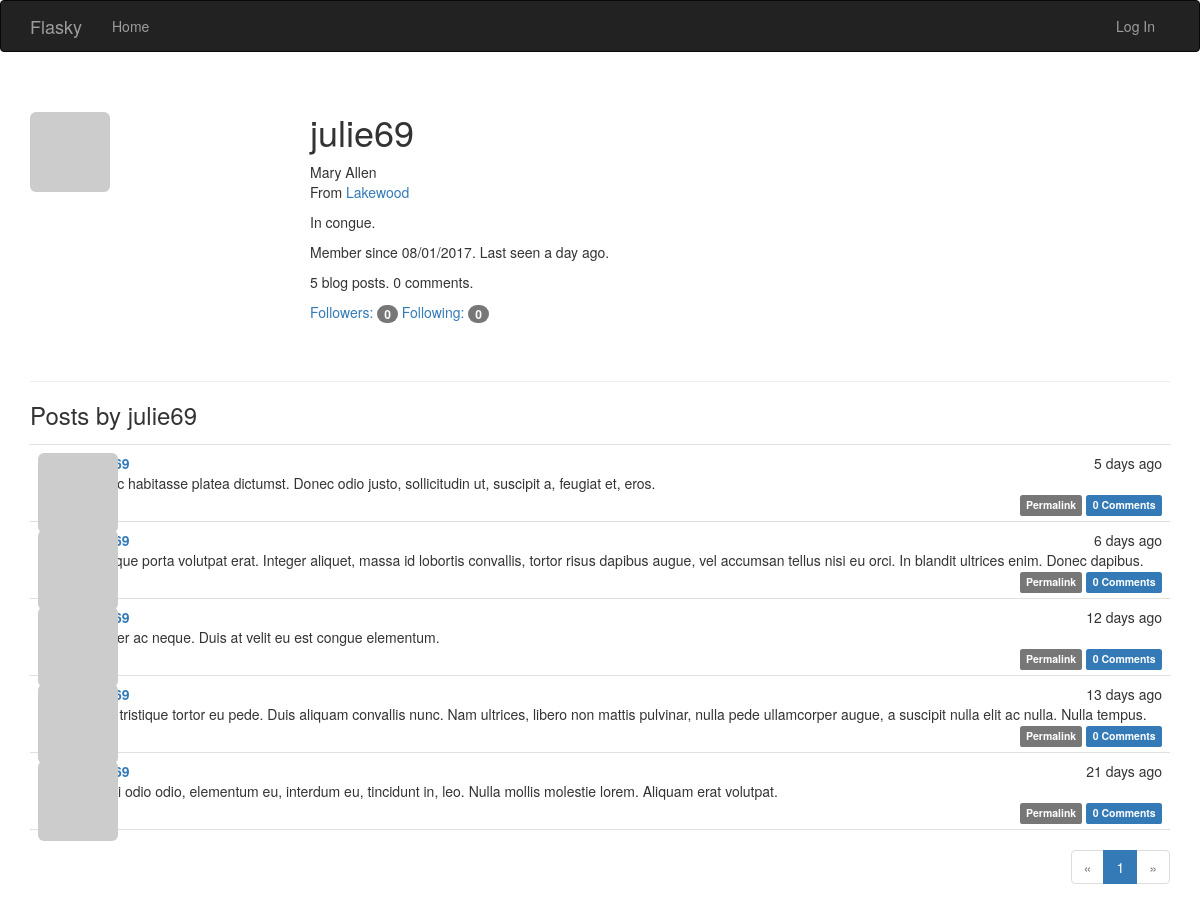
Screenshot of /user/julie69 with the database file from the repository.
### app/models.py (models this page shows, shortened)
class User(UserMixin, db.Model):
    __tablename__ = 'users'
    id = db.Column(db.Integer, primary_key=True)
    email = db.Column(db.String(64), unique=True, index=True)
    username = db.Column(db.String(64), unique=True, index=True)
    role_id = db.Column(db.Integer, db.ForeignKey('roles.id'))
    password_hash = db.Column(db.String(128))
    confirmed = db.Column(db.Boolean, default=False)
    name = db.Column(db.String(64))
    location = db.Column(db.String(64))
    about_me = db.Column(db.Text())
    member_since = db.Column(db.DateTime(), default=datetime.utcnow)
    last_seen = db.Column(db.DateTime(), default=datetime.utcnow)
    avatar_hash = db.Column(db.String(32))
    posts = db.relationship('Post', backref='author', lazy='dynamic')
    followed = db.relationship('Follow', foreign_keys=[Follow.follower_id], backref=db.backref('follower', lazy='joined'), lazy='dynamic', cascade='all, delete-orphan')
    followers = db.relationship('Follow', foreign_keys=[Follow.followed_id], backref=db.backref('followed', lazy='joined'), lazy='dynamic', cascade='all, delete-orphan')
    comments = db.relationship('Comment', backref='author', lazy='dynamic')
    def gravatar(self, size=100, default='identicon', rating='g'):
        if request.is_secure:
            url = 'https://secure.gravatar.com/avatar'
        else:
            url = 'http://www.gravatar.com/avatar'
        try:
            hash = self.avatar_hash or hashlib.md5(self.email.encode('utf-8')).hexdigest()
        except:
            hash = self.avatar_hash
        return '{url}/{hash}?s={size}&d={default}&r={rating}'.format(url=url, hash=hash, size=size, default=default, rating=rating)
    @property
    def password(self):
        raise AttributeError('password is not a readable attribute')

class Post(db.Model):
    __tablename__ = 'posts'
    id = db.Column(db.Integer, primary_key=True)
    body = db.Column(db.Text)
    timestamp = db.Column(db.DateTime, index=True, default=datetime.utcnow)
    author_id = db.Column(db.Integer, db.ForeignKey('users.id'))
    body_html = db.Column(db.Text)
    comments = db.relationship('Comment', backref='post', lazy='dynamic')

### app/main/views.py (the view)
@main.route('/user/<username>')
def user(username):
    user = User.query.filter_by(username=username).first_or_404()
    page = request.args.get('page', 1, type=int)
    pagination = user.posts.order_by(Post.timestamp.desc()).paginate(page, per_page=current_app.config['FLASKY_POSTS_PER_PAGE'],error_out=False)
    posts = pagination.items
    return render_template('user.html', user=user, posts=posts, pagination=pagination)

### app/auth/views.py (called while the page is built)
@auth.before_app_request
def before_request():
    if current_user.is_authenticated:
        current_user.ping()
        if not current_user.confirmed and request.endpoint and request.endpoint[:5] != 'auth.' and request.endpoint != 'static':
            return redirect(url_for('auth.unconfirmed'))

### app/main/__init__.py (called while the page is built)
@main.app_context_processor
def inject_permissions():
    return dict(Permission=Permission)

### app/models.py (called while the page is built)
    def can(self, permissions):
        return False

    def is_administrator(self):
        return False

### app/templates/user.html (shortened to what this page needs)
{% extends "base.html" %}
{% import "_macros.html" as macros %}
{% block page_content %}
<div class="page-header">
	<img class="img-rounded profile-thumbnail" src="{{ user.gravatar(size=256) }}">
		<div class="profile-header">
			<h1>{{ user.username }}</h1>
			{% if user.name or user.location %}
			<p>
				{% if user.name %}{{ user.name }}<br>{% endif %}
				{% if user.location %}
					From <a href="http://maps.google.com/?q={{ user.location }}">{{ user.location }}</a><br>
				{% endif %}
			</p>
			{% endif %}
			{% if user.about_me %}<p>{{ user.about_me }}</p>{% endif %}
			<p>Member since {{ moment(user.member_since).format('L') }}. Last seen {{ moment(user.last_seen).fromNow() }}.</p>
			<p>{{ user.posts.count() }} blog posts. {{ user.comments.count() }} comments.</p>
			<p>
				<a href="{{ url_for('.followers', username=user.username) }}">Followers: <span class="badge">{{ user.followers.count()-1 }}</span></a>
				<a href="{{ url_for('.followed_by', username=user.username) }}">Following: <span class="badge">{{ user.followed.count()-1 }}</span></a>
			</p>
		</div>
</div>
<h3>Posts by {{ user.username }}</h3>
{% include '_posts.html' %}
{% if pagination %}
	<div class="pagination">
		{{ macros.pagination_widget(pagination, '.user', username=user.username) }}
	</div>
{% endif %}
{% endblock %}

### app/templates/_posts.html (shortened to what this page needs)
<ul class="posts">
	{% for post in posts %}
	<li class="post">
		<div class="post-thumbnail">
			<a href="{{ url_for('.user', username=post.author.username) }}">
				<img class="img-rounded profile-thumbnail" src="{{ post.author.gravatar(size=40) }}">
			</a>
		</div>
		<div class="post-content">
			<div class="post-date">{{ moment(post.timestamp).fromNow() }}</div>
			<div class="post-author"><a href="{{ url_for('.user', username=post.author.username) }}">{{ post.author.username }}</a></div>
			<div class="post-body">
				{% if post.body_html %}
					{{ post.body_html | safe }}
				{% else %}
					{{ post.body }}
				{% endif %}
			</div>
			<div class="post-footer">
				<a href="{{ url_for('.post', id=post.id) }}">
					<span class="label label-default">Permalink</span>
				</a>
				<a href="{{ url_for('.post', id=post.id) }}#comments">
					<span class="label label-primary">{{ post.comments.count() }} Comments</span>
				</a>
			</div>
		</div>
	</li>
	{% endfor %}
</ul>

### app/static/styles.css (style rules this page uses)
.profile-thumbnail { position: absolute; }
.profile-header { min-height: 260px; margin-left: 280px; }
ul.posts { list-style-type: none; padding: 0px; margin: 16px 0px 0px 0px; border-top: 1px solid #e0e0e0; }
ul.posts li.post { padding: 8px; border-bottom: 1px solid #e0e0e0; }
div.post-date { float: right; }
div.post-author { font-weight: bold; }
div.post-thumbnail { position: absolute; }
div.post-content { margin-left: 48px; min-height: 48px; }
div.pagination { width: 100%; text-align: right; padding: 0px; margin: 0px; }
div.post-footer { text-align: right; }

### rows the page displays
User: username "julie69", name "Mary Allen", location "Lakewood", about_me "In congue.", member_since "08/01/2017", last_seen "a day ago"
Post: timestamp "5 days ago", body "In hac habitasse platea dictumst. Donec odio justo, sollicitudin ut, suscipit a, feugiat et, eros.", comments.count "0"
Post: timestamp "6 days ago", body "Quisque porta volutpat erat. Integer aliquet, massa id lobortis convallis, tortor risus dapibus augue, vel accumsan tellus nisi eu orci. In blandit ultrices enim. Donec dapibus.", comments.count "0"
Post: timestamp "12 days ago", body "Integer ac neque. Duis at velit eu est congue elementum.", comments.count "0"
Post: timestamp "13 days ago", body "Nam tristique tortor eu pede. Duis aliquam convallis nunc. Nam ultrices, libero non mattis pulvinar, nulla pede ullamcorper augue, a suscipit nulla elit ac nulla. Nulla tempus.", comments.count "0"
Post: timestamp "21 days ago", body "Morbi odio odio, elementum eu, interdum eu, tincidunt in, leo. Nulla mollis molestie lorem. Aliquam erat volutpat.", comments.count "0"

### other values shown
{{ user.posts.count() }} "5"
{{ user.comments.count() }} "0"
{{ user.followers.count()-1 }} "0"
{{ user.followed.count()-1 }} "0"
{{ p }} "1"
